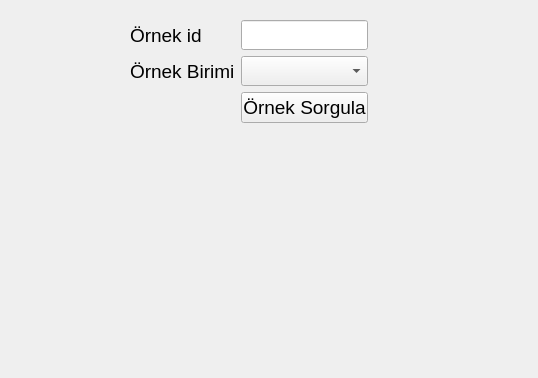
<?xml version="1.0" encoding="UTF-8"?>
<ui version="4.0">
 <class>Form</class>
 <widget class="QWidget" name="Form">
  <property name="geometry">
   <rect>
    <x>0</x>
    <y>0</y>
    <width>538</width>
    <height>378</height>
   </rect>
  </property>
  <property name="font">
   <font>
    <pointsize>14</pointsize>
   </font>
  </property>
  <property name="windowTitle">
   <string>Form</string>
  </property>
  <widget class="QWidget" name="formLayoutWidget">
   <property name="geometry">
    <rect>
     <x>130</x>
     <y>20</y>
     <width>238</width>
     <height>103</height>
    </rect>
   </property>
   <layout class="QFormLayout" name="formLayout">
    <item row="0" column="0">
     <widget class="QLabel" name="rnekIdLabel">
      <property name="text">
       <string>Örnek id</string>
      </property>
     </widget>
    </item>
    <item row="0" column="1">
     <widget class="QLineEdit" name="talep_id"/>
    </item>
    <item row="1" column="0">
     <widget class="QLabel" name="rnekBirimiLabel">
      <property name="text">
       <string>Örnek Birimi</string>
      </property>
     </widget>
    </item>
    <item row="1" column="1">
     <widget class="QComboBox" name="talep_birimi"/>
    </item>
    <item row="2" column="1">
     <widget class="QPushButton" name="ornek_sorgu_buton">
      <property name="text">
       <string>Örnek Sorgula</string>
      </property>
     </widget>
    </item>
   </layout>
  </widget>
  <widget class="QLabel" name="ornek_bilgisi">
   <property name="geometry">
    <rect>
     <x>60</x>
     <y>170</y>
     <width>431</width>
     <height>151</height>
    </rect>
   </property>
   <property name="text">
    <string/>
   </property>
   <property name="textFormat">
    <enum>Qt::RichText</enum>
   </property>
   <property name="scaledContents">
    <bool>true</bool>
   </property>
   <property name="wordWrap">
    <bool>true</bool>
   </property>
  </widget>
 </widget>
 <resources/>
 <connections/>
</ui>
